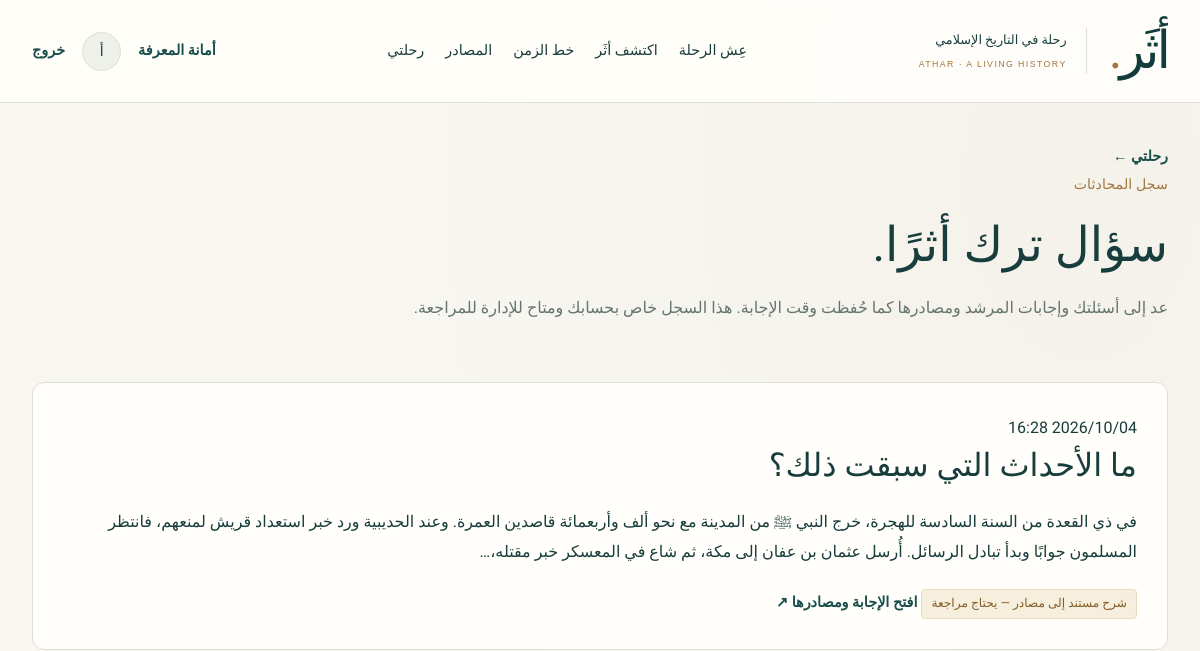
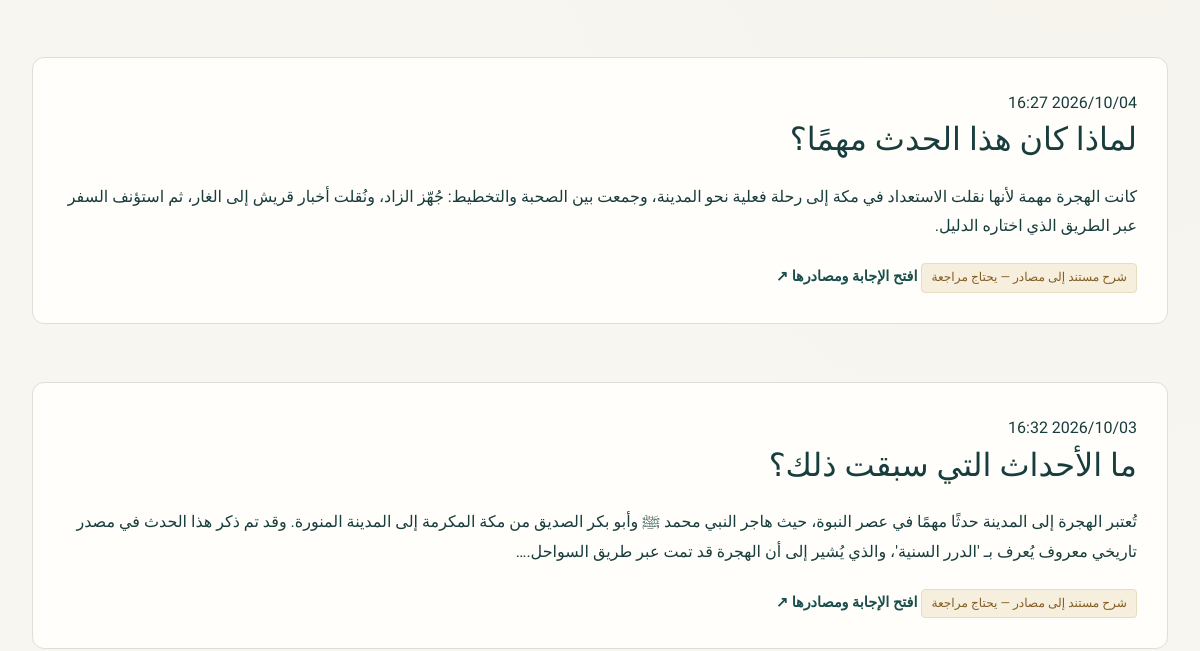
Before: /library/answers/ (signed in, upper part) with the older database file (2 pictures, top to bottom).
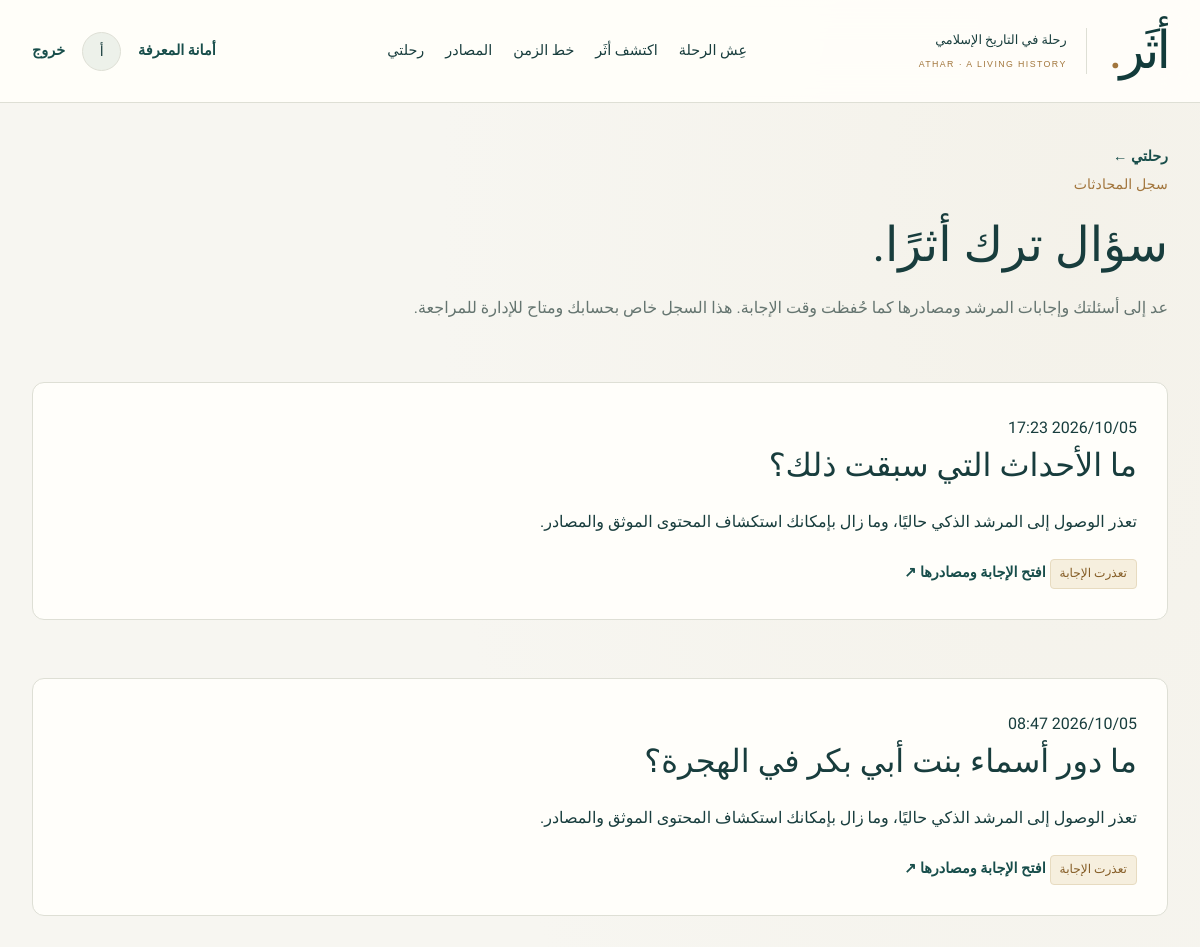
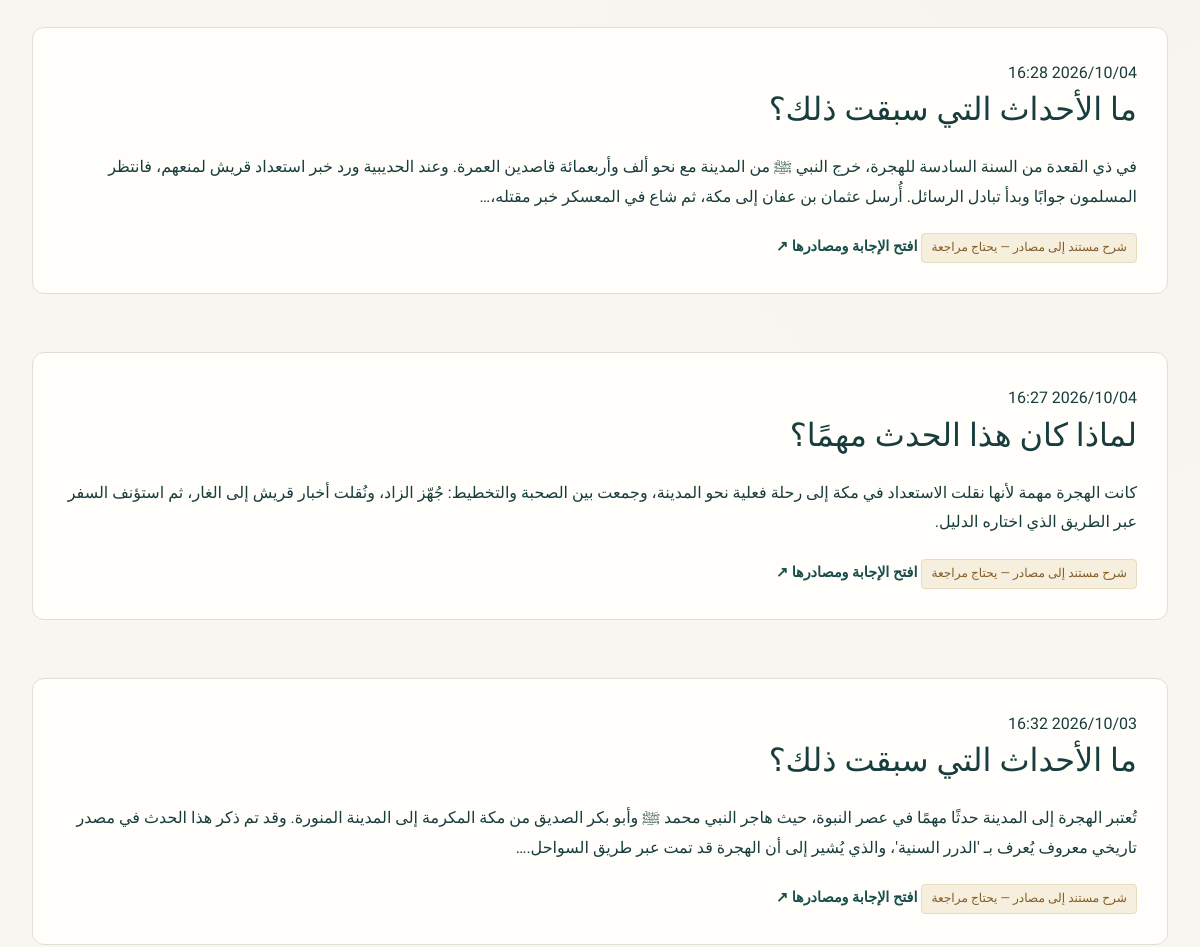
After: the same page with the newer database file (2 pictures, top to bottom).
### apps/ai/models.py (models this page shows)
class AIQueryLog(models.Model):
    user = models.ForeignKey(settings.AUTH_USER_MODEL, null=True, on_delete=models.SET_NULL)
    question = models.TextField()
    answer = models.TextField(blank=True)
    structured_answer = models.JSONField(default=dict, blank=True)
    event = models.ForeignKey('history.HistoricalEvent', null=True, on_delete=models.SET_NULL)
    retrieved_source_ids = models.JSONField(default=list)
    retrieved_chunk_ids = models.JSONField(default=list)
    classification = models.CharField(max_length=30)
    confidence = models.CharField(max_length=60, db_index=True)
    needs_review = models.BooleanField(default=True, db_index=True)
    latency_ms = models.PositiveIntegerField(default=0)
    provider = models.CharField(max_length=40)
    model = models.CharField(max_length=100, blank=True)
    failure_reason = models.CharField(max_length=160, blank=True)
    created_at = models.DateTimeField(auto_now_add=True)
    class Meta:
        ordering = ['-created_at']

### apps/ai/views.py (the view)
# urls.py: path('library/answers/', ai_views.answer_history, name='answer-history'),
@login_required
def answer_history(request):
    rows = AIQueryLog.objects.filter(user=request.user).select_related('event')
    return render(request,'ai/history.html',{'page':Paginator(rows,20).get_page(request.GET.get('page'))})

### apps/accounts/models.py (called while the page is built)
    @property
    def is_admin(self):
        return self.is_active and (self.role == self.Role.ADMIN or self.is_superuser)

### apps/history/context.py (called while the page is built)
def site_context(request):
    from apps.dashboard.models import SystemSetting
    return {'demo_mode': settings.DEMO_MODE, 'site_settings': dict(SystemSetting.objects.values_list('key', 'value'))}

### templates/ai/history.html
{% extends 'base.html' %}{% block title %}أسئلتي وإجابات أثَر{% endblock %}{% block content %}
<div class="container page"><a class="text-link" href="{% url 'library' %}">رحلتي ←</a><header class="studio-heading"><p class="eyebrow">سجل المحادثات</p><h1>سؤال ترك أثرًا.</h1><p>عد إلى أسئلتك وإجابات المرشد ومصادرها كما حُفظت وقت الإجابة. هذا السجل خاص بحسابك ومتاح للإدارة للمراجعة.</p></header>
{% for log in page %}<article class="paper section"><time>{{ log.created_at|date:'Y/m/d H:i' }}</time><h2><a href="{% url 'answer-detail' log.pk %}">{{ log.question }}</a></h2><p>{{ log.answer|default:'لا توجد إجابة محفوظة لهذا السجل القديم.'|truncatechars:240 }}</p><span class="badge interpretation">{{ log.confidence }}</span> <a class="text-link" href="{% url 'answer-detail' log.pk %}">افتح الإجابة ومصادرها ↗</a></article>{% empty %}<p class="empty">ستجد هنا أسئلتك بعد استخدام «اسأل أثَر» وأنت مسجّل الدخول.</p>{% endfor %}{% include 'partials/pagination.html' %}</div>
{% endblock %}

Changed rows visible on the page:
added AIQueryLog: created_at "2026/10/05 17:23", question "ما الأحداث التي سبقت ذلك؟", answer "تعذر الوصول إلى المرشد الذكي حاليًا، وما زال بإمكانك استكشاف المحتوى الموثق والمصادر.", confidence "تعذرت الإجابة"
added AIQueryLog: created_at "2026/10/05 08:47", question "ما دور أسماء بنت أبي بكر في الهجرة؟", answer "تعذر الوصول إلى المرشد الذكي حاليًا، وما زال بإمكانك استكشاف المحتوى الموثق والمصادر.", confidence "تعذرت الإجابة"
